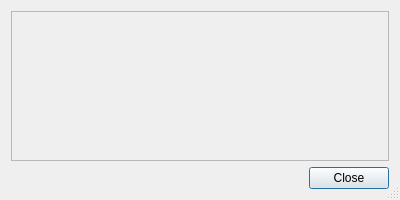
<?xml version="1.0" encoding="UTF-8"?>
<ui version="4.0">
 <class>SignatureDialog</class>
 <widget class="QDialog" name="SignatureDialog">
  <property name="geometry">
   <rect>
    <x>0</x>
    <y>0</y>
    <width>400</width>
    <height>200</height>
   </rect>
  </property>
  <property name="minimumSize">
   <size>
    <width>400</width>
    <height>200</height>
   </size>
  </property>
  <property name="windowTitle">
   <string>File signature</string>
  </property>
  <property name="windowIcon">
   <iconset>
    <normaloff>:app.ico</normaloff>:app.ico</iconset>
  </property>
  <property name="sizeGripEnabled">
   <bool>true</bool>
  </property>
  <property name="modal">
   <bool>true</bool>
  </property>
  <layout class="QVBoxLayout" name="verticalLayout">
   <item>
    <widget class="QTextEdit" name="textEdit">
     <property name="styleSheet">
      <string notr="true">#textEdit {
	background-color:palette(window)
}
#textEdit:!active {
	selection-background-color:palette(mid);
}</string>
     </property>
     <property name="readOnly">
      <bool>true</bool>
     </property>
    </widget>
   </item>
   <item>
    <widget class="QDialogButtonBox" name="buttonBox">
     <property name="orientation">
      <enum>Qt::Orientation::Horizontal</enum>
     </property>
     <property name="standardButtons">
      <set>QDialogButtonBox::StandardButton::Close</set>
     </property>
    </widget>
   </item>
  </layout>
 </widget>
 <resources/>
 <connections>
  <connection>
   <sender>buttonBox</sender>
   <signal>accepted()</signal>
   <receiver>SignatureDialog</receiver>
   <slot>accept()</slot>
   <hints>
    <hint type="sourcelabel">
     <x>248</x>
     <y>254</y>
    </hint>
    <hint type="destinationlabel">
     <x>157</x>
     <y>274</y>
    </hint>
   </hints>
  </connection>
  <connection>
   <sender>buttonBox</sender>
   <signal>rejected()</signal>
   <receiver>SignatureDialog</receiver>
   <slot>reject()</slot>
   <hints>
    <hint type="sourcelabel">
     <x>316</x>
     <y>260</y>
    </hint>
    <hint type="destinationlabel">
     <x>286</x>
     <y>274</y>
    </hint>
   </hints>
  </connection>
 </connections>
</ui>
